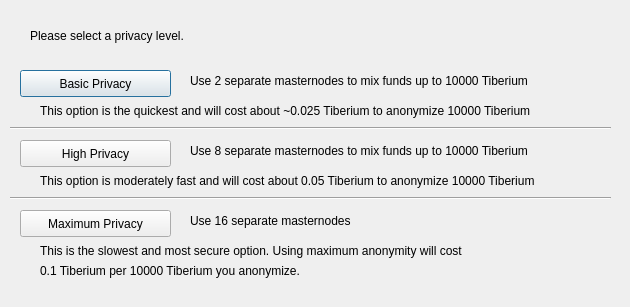
<?xml version="1.0" encoding="UTF-8"?>
<ui version="4.0">
 <class>ObfuscationConfig</class>
 <widget class="QDialog" name="ObfuscationConfig">
  <property name="geometry">
   <rect>
    <x>0</x>
    <y>0</y>
    <width>630</width>
    <height>307</height>
   </rect>
  </property>
  <property name="windowTitle">
   <string>Configure Obfuscation</string>
  </property>
  <widget class="QPushButton" name="buttonBasic">
   <property name="geometry">
    <rect>
     <x>20</x>
     <y>70</y>
     <width>151</width>
     <height>27</height>
    </rect>
   </property>
   <property name="text">
    <string>Basic Privacy</string>
   </property>
  </widget>
  <widget class="QPushButton" name="buttonHigh">
   <property name="geometry">
    <rect>
     <x>20</x>
     <y>140</y>
     <width>151</width>
     <height>27</height>
    </rect>
   </property>
   <property name="text">
    <string>High Privacy</string>
   </property>
  </widget>
  <widget class="QPushButton" name="buttonMax">
   <property name="geometry">
    <rect>
     <x>20</x>
     <y>210</y>
     <width>151</width>
     <height>27</height>
    </rect>
   </property>
   <property name="text">
    <string>Maximum Privacy</string>
   </property>
  </widget>
  <widget class="QLabel" name="label">
   <property name="geometry">
    <rect>
     <x>30</x>
     <y>20</y>
     <width>571</width>
     <height>31</height>
    </rect>
   </property>
   <property name="text">
    <string>Please select a privacy level.</string>
   </property>
  </widget>
  <widget class="QLabel" name="label_2">
   <property name="geometry">
    <rect>
     <x>190</x>
     <y>70</y>
     <width>421</width>
     <height>21</height>
    </rect>
   </property>
   <property name="text">
    <string>Use 2 separate masternodes to mix funds up to 10000 Tiberium</string>
   </property>
  </widget>
  <widget class="QLabel" name="label_3">
   <property name="geometry">
    <rect>
     <x>190</x>
     <y>140</y>
     <width>411</width>
     <height>21</height>
    </rect>
   </property>
   <property name="text">
    <string>Use 8 separate masternodes to mix funds up to 10000 Tiberium</string>
   </property>
  </widget>
  <widget class="QLabel" name="label_4">
   <property name="geometry">
    <rect>
     <x>190</x>
     <y>210</y>
     <width>421</width>
     <height>21</height>
    </rect>
   </property>
   <property name="text">
    <string>Use 16 separate masternodes</string>
   </property>
  </widget>
  <widget class="QLabel" name="label_6">
   <property name="geometry">
    <rect>
     <x>40</x>
     <y>100</y>
     <width>561</width>
     <height>21</height>
    </rect>
   </property>
   <property name="text">
    <string>This option is the quickest and will cost about ~0.025 Tiberium to anonymize 10000 Tiberium</string>
   </property>
  </widget>
  <widget class="QLabel" name="label_7">
   <property name="geometry">
    <rect>
     <x>40</x>
     <y>170</y>
     <width>561</width>
     <height>21</height>
    </rect>
   </property>
   <property name="text">
    <string>This option is moderately fast and will cost about 0.05 Tiberium to anonymize 10000 Tiberium</string>
   </property>
  </widget>
  <widget class="QLabel" name="label_8">
   <property name="geometry">
    <rect>
     <x>40</x>
     <y>240</y>
     <width>561</width>
     <height>21</height>
    </rect>
   </property>
   <property name="text">
    <string>This is the slowest and most secure option. Using maximum anonymity will cost</string>
   </property>
  </widget>
  <widget class="QLabel" name="label_9">
   <property name="geometry">
    <rect>
     <x>40</x>
     <y>260</y>
     <width>561</width>
     <height>21</height>
    </rect>
   </property>
   <property name="text">
    <string>0.1 Tiberium per 10000 Tiberium you anonymize.</string>
   </property>
  </widget>
  <widget class="Line" name="line">
   <property name="geometry">
    <rect>
     <x>10</x>
     <y>120</y>
     <width>601</width>
     <height>16</height>
    </rect>
   </property>
   <property name="orientation">
    <enum>Qt::Horizontal</enum>
   </property>
  </widget>
  <widget class="Line" name="line_2">
   <property name="geometry">
    <rect>
     <x>10</x>
     <y>190</y>
     <width>601</width>
     <height>16</height>
    </rect>
   </property>
   <property name="orientation">
    <enum>Qt::Horizontal</enum>
   </property>
  </widget>
 </widget>
 <resources/>
 <connections/>
</ui>
